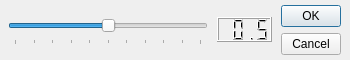
<?xml version="1.0" encoding="UTF-8"?>
<ui version="4.0">
 <class>SliderDialog</class>
 <widget class="QDialog" name="SliderDialog">
  <property name="geometry">
   <rect>
    <x>0</x>
    <y>0</y>
    <width>350</width>
    <height>60</height>
   </rect>
  </property>
  <property name="sizePolicy">
   <sizepolicy hsizetype="Fixed" vsizetype="Fixed">
    <horstretch>0</horstretch>
    <verstretch>0</verstretch>
   </sizepolicy>
  </property>
  <property name="minimumSize">
   <size>
    <width>350</width>
    <height>60</height>
   </size>
  </property>
  <property name="maximumSize">
   <size>
    <width>350</width>
    <height>60</height>
   </size>
  </property>
  <property name="contextMenuPolicy">
   <enum>Qt::NoContextMenu</enum>
  </property>
  <property name="windowTitle">
   <string>Set Mask Threshold</string>
  </property>
  <property name="modal">
   <bool>true</bool>
  </property>
  <layout class="QHBoxLayout" name="horizontalLayout">
   <property name="spacing">
    <number>3</number>
   </property>
   <property name="leftMargin">
    <number>2</number>
   </property>
   <property name="topMargin">
    <number>0</number>
   </property>
   <property name="rightMargin">
    <number>2</number>
   </property>
   <property name="bottomMargin">
    <number>0</number>
   </property>
   <item>
    <widget class="QSlider" name="slider">
     <property name="sizePolicy">
      <sizepolicy hsizetype="Fixed" vsizetype="Fixed">
       <horstretch>0</horstretch>
       <verstretch>0</verstretch>
      </sizepolicy>
     </property>
     <property name="minimumSize">
      <size>
       <width>200</width>
       <height>30</height>
      </size>
     </property>
     <property name="maximumSize">
      <size>
       <width>200</width>
       <height>30</height>
      </size>
     </property>
     <property name="minimum">
      <number>0</number>
     </property>
     <property name="maximum">
      <number>100</number>
     </property>
     <property name="pageStep">
      <number>2</number>
     </property>
     <property name="value">
      <number>50</number>
     </property>
     <property name="orientation">
      <enum>Qt::Horizontal</enum>
     </property>
     <property name="tickPosition">
      <enum>QSlider::TicksBelow</enum>
     </property>
     <property name="tickInterval">
      <number>10</number>
     </property>
    </widget>
   </item>
   <item>
    <widget class="QLCDNumber" name="lcd">
     <property name="sizePolicy">
      <sizepolicy hsizetype="Fixed" vsizetype="Fixed">
       <horstretch>0</horstretch>
       <verstretch>0</verstretch>
      </sizepolicy>
     </property>
     <property name="minimumSize">
      <size>
       <width>55</width>
       <height>25</height>
      </size>
     </property>
     <property name="maximumSize">
      <size>
       <width>55</width>
       <height>25</height>
      </size>
     </property>
     <property name="font">
      <font>
       <family>MS Shell Dlg 2</family>
      </font>
     </property>
     <property name="smallDecimalPoint">
      <bool>false</bool>
     </property>
     <property name="digitCount">
      <number>4</number>
     </property>
     <property name="value" stdset="0">
      <double>0.500000000000000</double>
     </property>
    </widget>
   </item>
   <item>
    <widget class="QDialogButtonBox" name="buttonBox">
     <property name="sizePolicy">
      <sizepolicy hsizetype="Fixed" vsizetype="Fixed">
       <horstretch>0</horstretch>
       <verstretch>0</verstretch>
      </sizepolicy>
     </property>
     <property name="minimumSize">
      <size>
       <width>60</width>
       <height>50</height>
      </size>
     </property>
     <property name="maximumSize">
      <size>
       <width>60</width>
       <height>50</height>
      </size>
     </property>
     <property name="orientation">
      <enum>Qt::Vertical</enum>
     </property>
     <property name="standardButtons">
      <set>QDialogButtonBox::Cancel|QDialogButtonBox::Ok</set>
     </property>
     <property name="centerButtons">
      <bool>false</bool>
     </property>
    </widget>
   </item>
  </layout>
 </widget>
 <resources/>
 <connections>
  <connection>
   <sender>buttonBox</sender>
   <signal>accepted()</signal>
   <receiver>SliderDialog</receiver>
   <slot>accept()</slot>
   <hints>
    <hint type="sourcelabel">
     <x>248</x>
     <y>254</y>
    </hint>
    <hint type="destinationlabel">
     <x>157</x>
     <y>274</y>
    </hint>
   </hints>
  </connection>
  <connection>
   <sender>buttonBox</sender>
   <signal>rejected()</signal>
   <receiver>SliderDialog</receiver>
   <slot>reject()</slot>
   <hints>
    <hint type="sourcelabel">
     <x>316</x>
     <y>260</y>
    </hint>
    <hint type="destinationlabel">
     <x>286</x>
     <y>274</y>
    </hint>
   </hints>
  </connection>
 </connections>
</ui>
